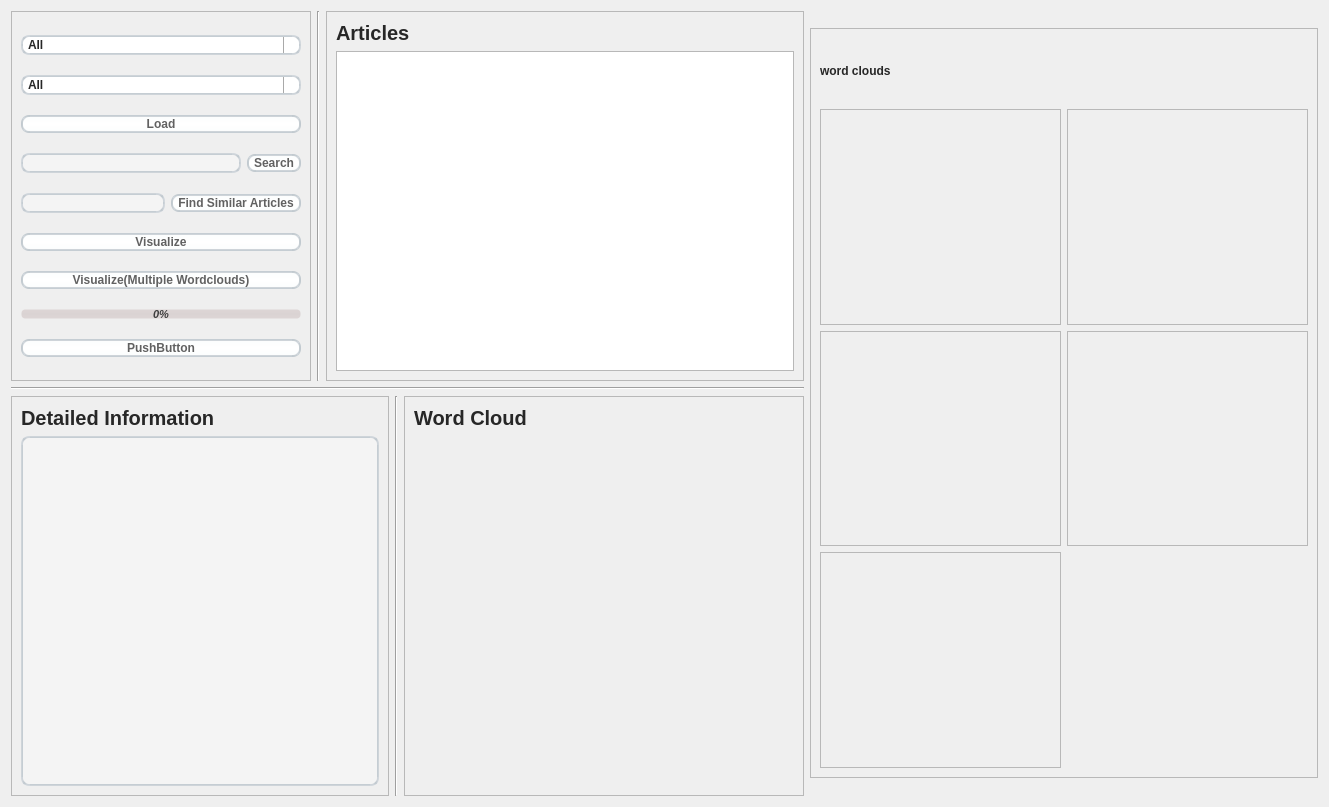
<?xml version="1.0" encoding="UTF-8"?>
<ui version="4.0">
 <class>Form</class>
 <widget class="QWidget" name="Form">
  <property name="geometry">
   <rect>
    <x>0</x>
    <y>0</y>
    <width>1329</width>
    <height>807</height>
   </rect>
  </property>
  <property name="sizePolicy">
   <sizepolicy hsizetype="Preferred" vsizetype="Preferred">
    <horstretch>0</horstretch>
    <verstretch>0</verstretch>
   </sizepolicy>
  </property>
  <property name="windowTitle">
   <string>Form</string>
  </property>
  <property name="styleSheet">
   <string notr="true">QPushButton, QToolButton, QCommandLinkButton{
    padding: 0 5px 0 5px;
    border-style: solid;
    border-top-color: qlineargradient(spread:pad, x1:0, y1:0, x2:0, y2:1, stop:0 #c1c9cf, stop:1 #d2d8dd);
    border-right-color: qlineargradient(spread:pad, x1:1, y1:0, x2:0, y2:0, stop:0 #c1c9cf, stop:1 #d2d8dd);
    border-bottom-color: qlineargradient(spread:pad, x1:0, y1:1, x2:0, y2:0, stop:0 #c1c9cf, stop:1 #d2d8dd);
    border-left-color: qlineargradient(spread:pad, x1:0, y1:0, x2:1, y2:0, stop:0 #c1c9cf, stop:1 #d2d8dd);
    border-width: 2px;
    border-radius: 8px;
    color: #616161;
    font-weight: bold;
    background-color: qlineargradient(spread:pad, x1:0.5, y1:0, x2:0.5, y2:1, stop:0 #fbfdfd, stop:0.5 #ffffff, stop:1 #fbfdfd);
}
QPushButton::default, QToolButton::default, QCommandLinkButton::default{
    border: 2px solid transparent;
    color: #FFFFFF;
    background-color: qlineargradient(spread:pad, x1:0.5, y1:0, x2:0.5, y2:1, stop:0 #84afe5, stop:1 #1168e4);
}
QPushButton:hover, QToolButton:hover, QCommandLinkButton:hover{
    color: #3d3d3d;
}
QPushButton:pressed, QToolButton:pressed, QCommandLinkButton:pressed{
    color: #aeaeae;
    background-color: qlineargradient(spread:pad, x1:0.5, y1:0, x2:0.5, y2:1, stop:0 #ffffff, stop:0.5 #fbfdfd, stop:1 #ffffff);
}
QPushButton:disabled, QToolButton:disabled, QCommandLinkButton:disabled{
    color: #616161;
    background-color: qlineargradient(spread:pad, x1:0.5, y1:0, x2:0.5, y2:1, stop:0 #dce7eb, stop:0.5 #e0e8eb, stop:1 #dee7ec);
}
QLineEdit, QTextEdit, QPlainTextEdit, QSpinBox, QDoubleSpinBox, QTimeEdit, QDateEdit, QDateTimeEdit {
    border-width: 2px;
    border-radius: 8px;
    border-style: solid;
    border-top-color: qlineargradient(spread:pad, x1:0.5, y1:1, x2:0.5, y2:0, stop:0 #c1c9cf, stop:1 #d2d8dd);
    border-right-color: qlineargradient(spread:pad, x1:0, y1:0, x2:1, y2:0, stop:0 #c1c9cf, stop:1 #d2d8dd);
    border-bottom-color: qlineargradient(spread:pad, x1:0.5, y1:0, x2:0.5, y2:1, stop:0 #c1c9cf, stop:1 #d2d8dd);
    border-left-color: qlineargradient(spread:pad, x1:1, y1:0, x2:0, y2:0, stop:0 #c1c9cf, stop:1 #d2d8dd);
    background-color: #f4f4f4;
    color: #3d3d3d;
}
QLineEdit:focus, QTextEdit:focus, QPlainTextEdit:focus, QSpinBox:focus, QDoubleSpinBox:focus, QTimeEdit:focus, QDateEdit:focus, QDateTimeEdit:focus {
    border-width: 2px;
    border-radius: 8px;
    border-style: solid;
    border-top-color: qlineargradient(spread:pad, x1:0.5, y1:1, x2:0.5, y2:0, stop:0 #85b7e3, stop:1 #9ec1db);
    border-right-color: qlineargradient(spread:pad, x1:0, y1:0, x2:1, y2:0, stop:0 #85b7e3, stop:1 #9ec1db);
    border-bottom-color: qlineargradient(spread:pad, x1:0.5, y1:0, x2:0.5, y2:1, stop:0 #85b7e3, stop:1 #9ec1db);
    border-left-color: qlineargradient(spread:pad, x1:1, y1:0, x2:0, y2:0, stop:0 #85b7e3, stop:1 #9ec1db);
    background-color: #f4f4f4;
    color: #3d3d3d;
}
QLineEdit:disabled, QTextEdit:disabled, QPlainTextEdit:disabled, QSpinBox:disabled, QDoubleSpinBox:disabled, QTimeEdit:disabled, QDateEdit:disabled, QDateTimeEdit:disabled {
    color: #b9b9b9;
}
QSpinBox::up-button, QDoubleSpinBox::up-button, QTimeEdit::up-button, QDateEdit::up-button, QDateTimeEdit::up-button {
    subcontrol-origin: padding;
    subcontrol-position: top right;
    width: 15px;
    color: #272727;
    border-left-width: 1px;
    border-left-color: darkgray;
    border-left-style: solid;
    border-top-right-radius: 3px;
    padding: 3px;
}
QSpinBox::down-button, QDoubleSpinBox::down-button, QTimeEdit::down-button, QDateEdit::down-button, QDateTimeEdit::down-button {
    subcontrol-origin: padding;
    subcontrol-position: bottom right;
    width: 15px;
    color: #272727;
    border-left-width: 1px;
    border-left-color: darkgray;
    border-left-style: solid;
    border-bottom-right-radius: 3px;
    padding: 3px;
}
QSpinBox::up-button:pressed, QDoubleSpinBox::up-button:pressed, QTimeEdit::up-button:pressed, QDateEdit::up-button:pressed, QDateTimeEdit::up-button:pressed {
    color: #aeaeae;
    background-color: qlineargradient(spread:pad, x1:0.5, y1:0, x2:0.5, y2:1, stop:0 #ffffff, stop:0.5 #fbfdfd, stop:1 #ffffff);
}
QSpinBox::down-button:pressed, QDoubleSpinBox::down-button:pressed, QTimeEdit::down-button:pressed, QDateEdit::down-button:pressed, QDateTimeEdit::down-button:pressed {
    color: #aeaeae;
    background-color: qlineargradient(spread:pad, x1:0.5, y1:0, x2:0.5, y2:1, stop:0 #ffffff, stop:0.5 #fbfdfd, stop:1 #ffffff);
}
QSpinBox::up-button:hover, QDoubleSpinBox::up-button:hover, QTimeEdit::up-button:hover, QDateEdit::up-button:hover, QDateTimeEdit::up-button:hover {
    color: #FFFFFF;
    border-top-right-radius: 5px;
    background-color: qlineargradient(spread:pad, x1:0.5, y1:0, x2:0.5, y2:1, stop:0 #84afe5, stop:1 #1168e4);
    
}
QSpinBox::down-button:hover, QDoubleSpinBox::down-button:hover, QTimeEdit::down-button:hover, QDateEdit::down-button:hover, QDateTimeEdit::down-button:hover {
    color: #FFFFFF;
    border-bottom-right-radius: 5px;
    background-color: qlineargradient(spread:pad, x1:0.5, y1:0, x2:0.5, y2:1, stop:0 #84afe5, stop:1 #1168e4);
}

QProgressBar {
    max-height: 8px;
    text-align: center;
    font: italic bold 11px;
    color: #3d3d3d;
    border: 1px solid transparent;
    border-radius:4px;
    background-color: qlineargradient(spread:pad, x1:0, y1:0, x2:0, y2:1, stop:0 #ddd5d5, stop:0.5 #dad3d3, stop:1 #ddd5d5);
}
QProgressBar::chunk {
    background-color: qlineargradient(spread:pad, x1:0, y1:0, x2:0, y2:1, stop:0 #467dd1, stop:0.5 #3b88fc, stop:1 #467dd1);
    border-radius: 4px;
}
QProgressBar:disabled {
    color: #616161;
}
QProgressBar::chunk:disabled {
    background-color: #aeaeae;
}
QSlider::groove {
    border: 1px solid #bbbbbb;
    background-color: #52595d;
    border-radius: 4px;
}
QSlider::groove:horizontal {
    height: 6px;
}
QSlider::groove:vertical {
    width: 6px;
}
QSlider::handle:horizontal {
    background: #ffffff;
    border-style: solid;
    border-width: 1px;
    border-color: rgb(207,207,207);
    width: 12px;
    margin: -5px 0;
    border-radius: 7px;
}
QSlider::handle:vertical {
    background: #ffffff;
    border-style: solid;
    border-width: 1px;
    border-color: rgb(207,207,207);
    height: 12px;
    margin: 0 -5px;
    border-radius: 7px;
}
QSlider::add-page, QSlider::sub-page {
    border: 1px transparent;
    background-color: #52595d;
    border-radius: 4px;
}
QSlider::add-page:horizontal {
    background: qlineargradient(spread:pad, x1:0, y1:0, x2:0, y2:1, stop:0 #ddd5d5, stop:0.5 #dad3d3, stop:1 #ddd5d5);
}
QSlider::sub-page:horizontal {
    background-color: qlineargradient(spread:pad, x1:0, y1:0, x2:1, y2:0, stop:0 #467dd1, stop:0.5 #3b88fc, stop:1 #467dd1);
}
QSlider::add-page:vertical {
    background-color: qlineargradient(spread:pad, x1:0, y1:0, x2:0, y2:1, stop:0 #467dd1, stop:0.5 #3b88fc, stop:1 #467dd1);
}
QSlider::sub-page:vertical {
    background: qlineargradient(spread:pad, x1:0, y1:0, x2:1, y2:0, stop:0 #ddd5d5, stop:0.5 #dad3d3, stop:1 #ddd5d5);
}
QSlider::add-page:horizontal:disabled, QSlider::sub-page:horizontal:disabled, QSlider::add-page:vertical:disabled, QSlider::sub-page:vertical:disabled {
    background: #b9b9b9;
}
QComboBox, QFontComboBox {
    border-width: 2px;
    border-radius: 8px;
    border-style: solid;
    border-top-color: qlineargradient(spread:pad, x1:0.5, y1:1, x2:0.5, y2:0, stop:0 #c1c9cf, stop:1 #d2d8dd);
    border-right-color: qlineargradient(spread:pad, x1:0, y1:0, x2:1, y2:0, stop:0 #c1c9cf, stop:1 #d2d8dd);
    border-bottom-color: qlineargradient(spread:pad, x1:0.5, y1:0, x2:0.5, y2:1, stop:0 #c1c9cf, stop:1 #d2d8dd);
    border-left-color: qlineargradient(spread:pad, x1:1, y1:0, x2:0, y2:0, stop:0 #c1c9cf, stop:1 #d2d8dd);
    background-color: #f4f4f4;
    color: #272727;
    padding-left: 5px;
}
QComboBox:editable, QComboBox:!editable, QComboBox::drop-down:editable, QComboBox:!editable:on, QComboBox::drop-down:editable:on {
    background: #ffffff;
}
QComboBox::drop-down {
    subcontrol-origin: padding;
    subcontrol-position: top right;
    width: 15px;
    color: #272727;
    border-left-width: 1px;
    border-left-color: darkgray;
    border-left-style: solid;
    border-top-right-radius: 3px;
    border-bottom-right-radius: 3px;
}


QComboBox::down-arrow:on {
    top: 1px;
    left: 1px;
}
QComboBox QAbstractItemView {
    border: 1px solid darkgray;
    border-radius: 8px;
    selection-background-color: #dadada;
    selection-color: #272727;
    color: #272727;
    background: white;
}
QLabel, QCheckBox, QRadioButton {
    color: #272727;
}
QCheckBox {
    padding: 2px;
}
QCheckBox:disabled, QRadioButton:disabled {
    color: #808086;
    padding: 2px;
}

QCheckBox:hover {
    border-radius:4px;
    border-style:solid;
    padding-left: 1px;
    padding-right: 1px;
    padding-bottom: 1px;
    padding-top: 1px;
    border-width:1px;
    border-color: transparent;
}

QCheckBox::indicator:unchecked {
    
    height: 15px;
    width: 15px;
    border-style:solid;
    border-width: 1px;
    border-color: #48a5fd;
    border-radius: 3px;
    background-color: #fbfdfa;
}
QLCDNumber {
    color: #616161;;
}
QMenuBar {
    background-color: #ececec;
}
QMenuBar::item {
    color: #616161;
    spacing: 3px;
    padding: 1px 4px;
    background-color: #ececec;
}

QMenuBar::item:selected {
    background-color: #dadada;
    color: #3d3d3d;
}
QMenu {
    background-color: #ececec;
}
QMenu::item:selected {
    background-color: #dadada;
    color: #3d3d3d;
}
QMenu::item {
    color: #616161;;
    background-color: #e0e0e0;
}
QTabWidget {
    color:rgb(0,0,0);
    background-color:#000000;
}
QTabWidget::pane {
    border-color: #050a0e;
    background-color: #e0e0e0;
    border-width: 1px;
    border-radius: 4px;
    position: absolute;
    top: -0.5em;
    padding-top: 0.5em;
}

QTabWidget::tab-bar {
    alignment: center;
}

QTabBar::tab {
    border-bottom: 1px solid #c0c0c0;
    padding: 3px;
    color: #272727;
    background-color: #fefefc;
    margin-left:0px;
}
QTabBar::tab:!last {
    border-right: 1px solid;
    border-right-color: #c0c0c0;
    border-bottom-color: #c0c0c0;
}
QTabBar::tab:first {
    border-top-left-radius: 4px;
    border-bottom-left-radius: 4px;
}
QTabBar::tab:last {
    border-top-right-radius: 4px;
    border-bottom-right-radius: 4px;
}
QTabBar::tab:selected, QTabBar::tab:last:selected, QTabBar::tab:hover {
    color: #FFFFFF;
    background-color: qlineargradient(spread:pad, x1:0.5, y1:0, x2:0.5, y2:1, stop:0 #84afe5, stop:1 #1168e4);
}
QRadioButton::indicator {
    height: 14px;
    width: 14px;
    border-style:solid;
    border-radius:7px;
    border-width: 1px;
}
QRadioButton::indicator:checked {
    border-color: #48a5fd;
    background-color: qradialgradient(cx:0.5, cy:0.5, radius:0.4,fx:0.5, fy:0.5, stop:0 #ffffff, stop:0.5 #ffffff, stop:0.6 #48a5fd, stop:1 #48a5fd);
}
QRadioButton::indicator:!checked {
    border-color: #a9b7c6;
    background-color: #fbfdfa;
}
QStatusBar {
    color:#027f7f;
}

QDial {
    background: #16a085;
}

QToolBox {
    color: #a9b7c6;
    background-color: #222b2e;
}
QToolBox::tab {
    color: #a9b7c6;
    background-color:#222b2e;
}
QToolBox::tab:selected {
    color: #FFFFFF;
    background-color:#222b2e;
}
QScrollArea {
    color: #FFFFFF;
    background-color:#222b2e;
}

QScrollBar:horizontal {
	max-height: 10px;
	border: 1px transparent grey;
	margin: 0px 20px 0px 20px;
	background: transparent;
}
QScrollBar:vertical {
	max-width: 10px;
	border: 1px transparent grey;
	margin: 20px 0px 20px 0px;
	background: transparent;
}
QScrollBar::handle:vertical, QScrollBar::handle:horizontal {
	background: #52595d;
	border-style: transparent;
	border-radius: 4px;
	min-height: 25px;
}
QScrollBar::handle:horizontal:hover, QScrollBar::handle:vertical:hover {
	background: qlineargradient(spread:pad, x1:0, y1:0, x2:1, y2:0, stop:0 #467dd1, stop:0.5 #3b88fc, stop:1 #467dd1);
}
QScrollBar::add-line, QScrollBar::sub-line {
    border: 2px transparent grey;
    border-radius: 4px;
    subcontrol-origin: margin;
    background: #b9b9b9;
}
QScrollBar::add-line:horizontal {
    width: 20px;
    subcontrol-position: right;
}
QScrollBar::add-line:vertical {
    height: 20px;
    subcontrol-position: bottom;
}
QScrollBar::sub-line:horizontal {
    width: 20px;
    subcontrol-position: left;
}
QScrollBar::sub-line:vertical {
    height: 20px;
    subcontrol-position: top;
}
QScrollBar::add-line:vertical:pressed, QScrollBar::add-line:horizontal:pressed, QScrollBar::sub-line:horizontal:pressed, QScrollBar::sub-line:vertical:pressed {
    background: qlineargradient(spread:pad, x1:0, y1:0, x2:1, y2:0, stop:0 #467dd1, stop:0.5 #3b88fc, stop:1 #467dd1);
}
QScrollBar::add-page:horizontal, QScrollBar::sub-page:horizontal, QScrollBar::add-page:vertical, QScrollBar::sub-page:vertical {
    background: none;
}
</string>
  </property>
  <layout class="QHBoxLayout" name="horizontalLayout_5">
   <item>
    <layout class="QVBoxLayout" name="verticalLayout_5">
     <item>
      <layout class="QHBoxLayout" name="horizontalLayout_3" stretch="0,0,4">
       <item>
        <widget class="QFrame" name="frame_2">
         <property name="minimumSize">
          <size>
           <width>300</width>
           <height>200</height>
          </size>
         </property>
         <property name="frameShape">
          <enum>QFrame::StyledPanel</enum>
         </property>
         <property name="frameShadow">
          <enum>QFrame::Raised</enum>
         </property>
         <layout class="QVBoxLayout" name="verticalLayout">
          <item>
           <widget class="QComboBox" name="comboBox_Pub">
            <property name="font">
             <font>
              <weight>75</weight>
              <bold>true</bold>
             </font>
            </property>
            <item>
             <property name="text">
              <string>All</string>
             </property>
            </item>
            <item>
             <property name="text">
              <string>New York Times</string>
             </property>
            </item>
            <item>
             <property name="text">
              <string>Breitbart</string>
             </property>
            </item>
            <item>
             <property name="text">
              <string>CNN</string>
             </property>
            </item>
            <item>
             <property name="text">
              <string>Business Insider</string>
             </property>
            </item>
            <item>
             <property name="text">
              <string>Atlantic</string>
             </property>
            </item>
           </widget>
          </item>
          <item>
           <widget class="QComboBox" name="comboBox_Year">
            <property name="font">
             <font>
              <weight>75</weight>
              <bold>true</bold>
             </font>
            </property>
            <item>
             <property name="text">
              <string>All</string>
             </property>
            </item>
            <item>
             <property name="text">
              <string>2012</string>
             </property>
            </item>
            <item>
             <property name="text">
              <string>2013</string>
             </property>
            </item>
            <item>
             <property name="text">
              <string>2014</string>
             </property>
            </item>
            <item>
             <property name="text">
              <string>2015</string>
             </property>
            </item>
            <item>
             <property name="text">
              <string>2016</string>
             </property>
            </item>
            <item>
             <property name="text">
              <string>2017</string>
             </property>
            </item>
           </widget>
          </item>
          <item>
           <widget class="QPushButton" name="pushButton">
            <property name="text">
             <string>Load</string>
            </property>
           </widget>
          </item>
          <item>
           <layout class="QHBoxLayout" name="horizontalLayout">
            <item>
             <widget class="QLineEdit" name="lineEdit"/>
            </item>
            <item>
             <widget class="QPushButton" name="pushButton_3">
              <property name="text">
               <string>Search</string>
              </property>
             </widget>
            </item>
           </layout>
          </item>
          <item>
           <layout class="QHBoxLayout" name="horizontalLayout_2">
            <item>
             <widget class="QLineEdit" name="lineEdit_2"/>
            </item>
            <item>
             <widget class="QPushButton" name="pushButton_4">
              <property name="text">
               <string>Find Similar Articles</string>
              </property>
             </widget>
            </item>
           </layout>
          </item>
          <item>
           <widget class="QPushButton" name="pushButton_2">
            <property name="sizePolicy">
             <sizepolicy hsizetype="Minimum" vsizetype="Fixed">
              <horstretch>0</horstretch>
              <verstretch>0</verstretch>
             </sizepolicy>
            </property>
            <property name="text">
             <string>Visualize</string>
            </property>
           </widget>
          </item>
          <item>
           <widget class="QPushButton" name="pushButton_5">
            <property name="sizePolicy">
             <sizepolicy hsizetype="Minimum" vsizetype="Fixed">
              <horstretch>0</horstretch>
              <verstretch>0</verstretch>
             </sizepolicy>
            </property>
            <property name="text">
             <string>Visualize(Multiple Wordclouds)</string>
            </property>
           </widget>
          </item>
          <item>
           <widget class="QProgressBar" name="progressBar">
            <property name="value">
             <number>0</number>
            </property>
           </widget>
          </item>
          <item>
           <widget class="QPushButton" name="pushButton_6">
            <property name="text">
             <string>PushButton</string>
            </property>
           </widget>
          </item>
         </layout>
        </widget>
       </item>
       <item>
        <widget class="Line" name="line">
         <property name="orientation">
          <enum>Qt::Vertical</enum>
         </property>
        </widget>
       </item>
       <item>
        <widget class="QFrame" name="frame_4">
         <property name="frameShape">
          <enum>QFrame::StyledPanel</enum>
         </property>
         <property name="frameShadow">
          <enum>QFrame::Raised</enum>
         </property>
         <layout class="QVBoxLayout" name="verticalLayout_3">
          <item>
           <widget class="QLabel" name="label_4">
            <property name="font">
             <font>
              <pointsize>15</pointsize>
              <weight>75</weight>
              <bold>true</bold>
             </font>
            </property>
            <property name="text">
             <string>Articles</string>
            </property>
           </widget>
          </item>
          <item>
           <widget class="QTableWidget" name="tableWidget">
            <property name="sizePolicy">
             <sizepolicy hsizetype="Expanding" vsizetype="Expanding">
              <horstretch>0</horstretch>
              <verstretch>0</verstretch>
             </sizepolicy>
            </property>
            <property name="font">
             <font>
              <pointsize>14</pointsize>
             </font>
            </property>
            <property name="editTriggers">
             <set>QAbstractItemView::NoEditTriggers</set>
            </property>
            <property name="alternatingRowColors">
             <bool>true</bool>
            </property>
            <property name="selectionBehavior">
             <enum>QAbstractItemView::SelectRows</enum>
            </property>
           </widget>
          </item>
         </layout>
        </widget>
       </item>
      </layout>
     </item>
     <item>
      <widget class="Line" name="line_3">
       <property name="orientation">
        <enum>Qt::Horizontal</enum>
       </property>
      </widget>
     </item>
     <item>
      <layout class="QHBoxLayout" name="horizontalLayout_4" stretch="2,0,2">
       <item>
        <widget class="QFrame" name="frame_3">
         <property name="frameShape">
          <enum>QFrame::StyledPanel</enum>
         </property>
         <property name="frameShadow">
          <enum>QFrame::Raised</enum>
         </property>
         <layout class="QVBoxLayout" name="verticalLayout_2">
          <item>
           <widget class="QLabel" name="label_3">
            <property name="sizePolicy">
             <sizepolicy hsizetype="Preferred" vsizetype="Preferred">
              <horstretch>0</horstretch>
              <verstretch>0</verstretch>
             </sizepolicy>
            </property>
            <property name="font">
             <font>
              <pointsize>15</pointsize>
              <weight>75</weight>
              <bold>true</bold>
             </font>
            </property>
            <property name="styleSheet">
             <string notr="true"/>
            </property>
            <property name="text">
             <string>Detailed Information</string>
            </property>
           </widget>
          </item>
          <item>
           <widget class="QTextEdit" name="textEdit">
            <property name="sizePolicy">
             <sizepolicy hsizetype="Expanding" vsizetype="Expanding">
              <horstretch>0</horstretch>
              <verstretch>0</verstretch>
             </sizepolicy>
            </property>
           </widget>
          </item>
         </layout>
        </widget>
       </item>
       <item>
        <widget class="Line" name="line_2">
         <property name="sizePolicy">
          <sizepolicy hsizetype="Fixed" vsizetype="Minimum">
           <horstretch>0</horstretch>
           <verstretch>0</verstretch>
          </sizepolicy>
         </property>
         <property name="orientation">
          <enum>Qt::Vertical</enum>
         </property>
        </widget>
       </item>
       <item>
        <widget class="QFrame" name="frame">
         <property name="minimumSize">
          <size>
           <width>400</width>
           <height>400</height>
          </size>
         </property>
         <property name="maximumSize">
          <size>
           <width>400</width>
           <height>400</height>
          </size>
         </property>
         <property name="frameShape">
          <enum>QFrame::StyledPanel</enum>
         </property>
         <property name="frameShadow">
          <enum>QFrame::Raised</enum>
         </property>
         <layout class="QVBoxLayout" name="verticalLayout_4">
          <item>
           <widget class="QLabel" name="label_2">
            <property name="sizePolicy">
             <sizepolicy hsizetype="Fixed" vsizetype="Fixed">
              <horstretch>0</horstretch>
              <verstretch>0</verstretch>
             </sizepolicy>
            </property>
            <property name="font">
             <font>
              <pointsize>15</pointsize>
              <weight>75</weight>
              <bold>true</bold>
             </font>
            </property>
            <property name="text">
             <string>Word Cloud</string>
            </property>
           </widget>
          </item>
          <item>
           <widget class="QLabel" name="label">
            <property name="sizePolicy">
             <sizepolicy hsizetype="Minimum" vsizetype="Minimum">
              <horstretch>0</horstretch>
              <verstretch>0</verstretch>
             </sizepolicy>
            </property>
            <property name="minimumSize">
             <size>
              <width>0</width>
              <height>0</height>
             </size>
            </property>
            <property name="text">
             <string/>
            </property>
           </widget>
          </item>
         </layout>
        </widget>
       </item>
      </layout>
     </item>
    </layout>
   </item>
   <item>
    <widget class="QFrame" name="frame_5">
     <property name="minimumSize">
      <size>
       <width>508</width>
       <height>750</height>
      </size>
     </property>
     <property name="maximumSize">
      <size>
       <width>508</width>
       <height>750</height>
      </size>
     </property>
     <property name="frameShape">
      <enum>QFrame::StyledPanel</enum>
     </property>
     <property name="frameShadow">
      <enum>QFrame::Raised</enum>
     </property>
     <layout class="QVBoxLayout" name="verticalLayout_12">
      <item>
       <widget class="QLabel" name="label_5">
        <property name="font">
         <font>
          <weight>75</weight>
          <bold>true</bold>
         </font>
        </property>
        <property name="text">
         <string>word clouds</string>
        </property>
       </widget>
      </item>
      <item>
       <layout class="QGridLayout" name="gridLayout">
        <item row="0" column="0">
         <widget class="QFrame" name="frame_6">
          <property name="minimumSize">
           <size>
            <width>232</width>
            <height>216</height>
           </size>
          </property>
          <property name="frameShape">
           <enum>QFrame::StyledPanel</enum>
          </property>
          <property name="frameShadow">
           <enum>QFrame::Raised</enum>
          </property>
          <layout class="QVBoxLayout" name="verticalLayout_6">
           <item>
            <widget class="MyLabel" name="wd_1">
             <property name="text">
              <string/>
             </property>
            </widget>
           </item>
          </layout>
         </widget>
        </item>
        <item row="0" column="1">
         <widget class="QFrame" name="frame_9">
          <property name="minimumSize">
           <size>
            <width>231</width>
            <height>216</height>
           </size>
          </property>
          <property name="frameShape">
           <enum>QFrame::StyledPanel</enum>
          </property>
          <property name="frameShadow">
           <enum>QFrame::Raised</enum>
          </property>
          <layout class="QVBoxLayout" name="verticalLayout_9">
           <item>
            <widget class="MyLabel" name="wd_4">
             <property name="text">
              <string/>
             </property>
            </widget>
           </item>
          </layout>
         </widget>
        </item>
        <item row="1" column="0">
         <widget class="QFrame" name="frame_7">
          <property name="minimumSize">
           <size>
            <width>232</width>
            <height>215</height>
           </size>
          </property>
          <property name="frameShape">
           <enum>QFrame::StyledPanel</enum>
          </property>
          <property name="frameShadow">
           <enum>QFrame::Raised</enum>
          </property>
          <layout class="QVBoxLayout" name="verticalLayout_7">
           <item>
            <widget class="MyLabel" name="wd_2">
             <property name="text">
              <string/>
             </property>
            </widget>
           </item>
          </layout>
         </widget>
        </item>
        <item row="1" column="1">
         <widget class="QFrame" name="frame_10">
          <property name="minimumSize">
           <size>
            <width>231</width>
            <height>215</height>
           </size>
          </property>
          <property name="frameShape">
           <enum>QFrame::StyledPanel</enum>
          </property>
          <property name="frameShadow">
           <enum>QFrame::Raised</enum>
          </property>
          <layout class="QVBoxLayout" name="verticalLayout_10">
           <item>
            <widget class="MyLabel" name="wd_5">
             <property name="text">
              <string/>
             </property>
            </widget>
           </item>
          </layout>
         </widget>
        </item>
        <item row="2" column="0">
         <widget class="QFrame" name="frame_8">
          <property name="minimumSize">
           <size>
            <width>232</width>
            <height>216</height>
           </size>
          </property>
          <property name="frameShape">
           <enum>QFrame::StyledPanel</enum>
          </property>
          <property name="frameShadow">
           <enum>QFrame::Raised</enum>
          </property>
          <layout class="QVBoxLayout" name="verticalLayout_8">
           <item>
            <widget class="MyLabel" name="wd_3">
             <property name="text">
              <string/>
             </property>
            </widget>
           </item>
          </layout>
         </widget>
        </item>
        <item row="2" column="1">
         <widget class="QWidget" name="widget" native="true"/>
        </item>
       </layout>
      </item>
     </layout>
    </widget>
   </item>
  </layout>
 </widget>
 <customwidgets>
  <customwidget>
   <class>MyLabel</class>
   <extends>QLabel</extends>
   <header>mylabel.h</header>
  </customwidget>
 </customwidgets>
 <resources/>
 <connections/>
</ui>
